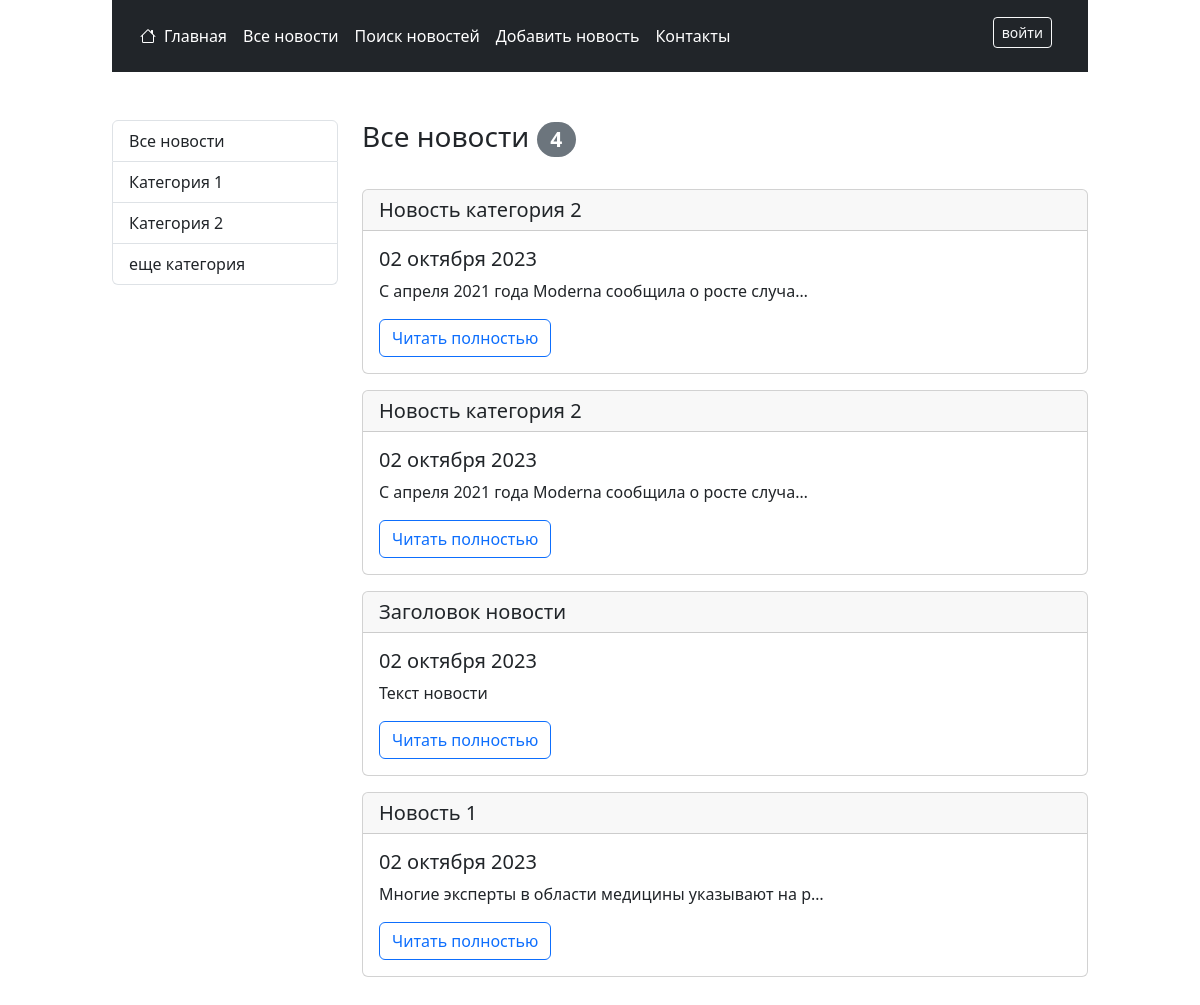
Page /news/ on the committed database.
### news/models.py (models this page shows, shortened)
class Category(models.Model):
    title = models.CharField(
        max_length=150, unique=True, null=False, help_text="Категория новостей"
    )
    subscribers = models.ManyToManyField(User)
    class Meta:
        verbose_name = "Категория"
        verbose_name_plural = "Категории"

class Post(models.Model):
    NEWS = "NWS"
    ARTICLE = "ART"
    CONTENT_TYPES = [
        (NEWS, "новость"),
        (ARTICLE, "статья"),
    ]
    title = models.CharField(max_length=255, null=False,
                             help_text="Заголовок новости")
    text = models.TextField(null=False, help_text="Текст новости")
    rating = models.IntegerField(default=0, help_text="Рейтинг новости")
    content_type = models.CharField(
        max_length=3,
        choices=CONTENT_TYPES,
        default=NEWS,
        help_text="Тип контента (новость/статья)",
    )
    created = models.DateTimeField(
        auto_now_add=True, help_text="Дата и время создания")
    author = models.ForeignKey("accounts.Author", on_delete=models.CASCADE)
    category = models.ManyToManyField(Category, through="PostCategory")
    class Meta:
        verbose_name = "Новость/статья"
        verbose_name_plural = "Новости/статьи"

### news/views.py (the view)
# urls.py: path('', PostList.as_view(), name = 'postList'),
class PostList(ListView):
    model = Post
    template_name = 'news/postList.html'
    context_object_name = 'posts'
    paginate_by = PAGINATOR_RANGE
    def get_context_data(self, *, object_list=None, **kwargs):
        context = super().get_context_data(**kwargs)
        context['categories'] = Category.objects.all()
        if 'category_pk' in self.kwargs:
            context['current_category'] = Category.objects.get(
                pk=self.kwargs['category_pk'])
        return (context)
    def get_queryset(self):
        posts = Post.objects.all().order_by('-created')
        if 'category_pk' in self.kwargs:
            posts = posts.filter(category__pk=self.kwargs['category_pk'])
        return posts

### news/templatetags/my_tags.py (called while the page is built)
@register.filter(name="censor")
def censor(value):
    file_name = os.path.join(STATICFILES_DIRS[0], 'dictionaries', 'censor.txt')
    if not os.path.exists(file_name):
        return value
    with open(file_name, "r", encoding='utf8') as file:
        censor_dict = file.read().split(', ')
    for word in censor_dict:
        value = str(value).replace(word, '*'*3)
    return value

@register.inclusion_tag('news/tag_show_post.html')
def show_post(post):
    return {"post": post}

### news/templates/news/postList.html (shortened to what this page needs)
{% extends 'layout.html' %}
{% load my_tags %}
{% block content %}
{% load cache %}
    <main class="row my-5">
        {% cache 600 category_menu %}
            <div class="col-md-3">
                <ul class="list-group">
                    <a href="{% url 'postList' %}" class="list-group-item list-group-item-action" aria-current="true">
                        Все новости
                    </a>
                    {% for category in categories %}
                        <a href="{% url 'postList' %}{{ category.pk }}" class="list-group-item list-group-item-action" aria-current="true">
                            {{ category.title }}
                        </a>
                    {% endfor %}
                </ul>
            </div>
        {% endcache %}
        {% cache 60 category current_category.pk %}
            <div class="col-md-9">
                <div class='row justify-content-between align-items-center mb-4'>
                    <h3 class="col-auto">
                        {% if current_category %}
                            {{ current_category }}
                        {% else %}
                            Все новости
                        {% endif %}
                        <span class="badge rounded-pill text-bg-secondary">{{ posts|length }}</span>
                    </h3>
                </div>
                {% if posts %}
                    {% for post in posts %}
                        {% show_post post %}
                    {% endfor %}
                {% else %}
                    <h5 class='text-center my-5'>Новостей нет ....</h5>
                {% endif %}
            </div>
        {% endcache %}
    </main>
{% endblock content %}

### templates/layout.html (shortened to what this page needs)
{% load static %}
<!doctype html>
<html lang="ru">
  <head>
    <link href="{% static 'boodstrap/css/bootstrap.min.css' %}" rel="stylesheet">
  </head>
  <body>
  {% load my_tags %}
  {% load cache %}
    <main class="container col-10">
        <header class="p-3 bg-dark text-white">
            <div class="container">
              <div class="col-auto d-flex flex-wrap align-items-center justify-content-center justify-content-lg-start">
                {% cache 600 navbar %}
                  <a href="/" class="d-flex align-items-center mb-2 mb-lg-0 text-white text-decoration-none">
                  </a>
                  <ul class="nav col-12 col-lg-auto me-lg-auto mb-2 justify-content-center mb-md-0">
                    <li><a href="/" class="nav-link px-2 text-white">Главная</a></li>
                    <li><a href="{% url 'postList' %}" class="nav-link px-2 text-white">Все новости</a></li>
                    <li><a href="{% url 'postSearch' %}" class="nav-link px-2 text-white">Поиск новостей</a></li>
                    <li><a href="{% url 'createPost' %}" class="nav-link px-2 text-white">Добавить новость</a></li>
                    <li><a href="№" class="nav-link px-2 text-white">Контакты</a></li>
                  </ul>
                {% endcache %}
                {% if request.user.is_authenticated %}
                  <div class="mb-2 align-self-lg-end">
                      {% if request.user|is_author %}
                        <svg xmlns="http://www.w3.org/2000/svg" width="16" height="16" fill="currentColor" class="bi bi-pen" viewBox="0 0 16 16">
                          <path d="m13.498.795.149-.149a1.207 1.207 0 1 1 1.707 1.708l-.149.148a1.5 1.5 0 0 1-.059 2.059L4.854 14.854a.5.5 0 0 1-.233.131l-4 1a.5.5 0 0 1-.606-.606l1-4a.5.5 0 0 1 .131-.232l9.642-9.642a.5.5 0 0 0-.642.056L6.854 4.854a.5.5 0 1 1-.708-.708L9.44.854A1.5 1.5 0 0 1 11.5.796a1.5 1.5 0 0 1 1.998-.001zm-.644.766a.5.5 0 0 0-.707 0L1.95 11.756l-.764 3.057 3.057-.764L14.44 3.854a.5.5 0 0 0 0-.708l-1.585-1.585z"/>
                        </svg>
                        <span class='mx-2'>{{ request.user.username }}</span>
                      {% else %}
                        <svg xmlns="http://www.w3.org/2000/svg" width="16" height="16" fill="currentColor" class="bi bi-person" viewBox="0 0 16 16">
                          <path d="M8 8a3 3 0 1 0 0-6 3 3 0 0 0 0 6Zm2-3a2 2 0 1 1-4 0 2 2 0 0 1 4 0Zm4 8c0 1-1 1-1 1H3s-1 0-1-1 1-4 6-4 6 3 6 4Zm-1-.004c-.001-.246-.154-.986-.832-1.664C11.516 10.68 10.289 10 8 10c-2.29 0-3.516.68-4.168 1.332-.678.678-.83 1.418-.832 1.664h10Z"/>
                        </svg>
                        <span class='mx-2'>{{ request.user.username }}</span>
                        <a href="{% url 'setAuthor' %}" role="button" class="btn btn-outline-light btn-sm">стать автором</a>
                      {% endif %}
                      <a href="/accounts/logout/" role="button" class="btn btn-outline-light btn-sm">выйти</a>
                  </div>
                {% else %}
                  <div class="mb-2 align-self-lg-end">
                    <a href="/accounts/login/" role="button" class="btn btn-outline-light btn-sm mx-2">войти</a>
                  </div>
                {% endif %}
              </div>
            </div>
        </header>
        {% block content %}
        {% endblock content %}
    </main>
  </body>
</html>

### news/templates/news/tag_show_post.html
{% load my_tags %}
<div class="card mb-3">
    <h5 class="card-header">{{ post.title|censor }}</h5>
    <div class="card-body">
      <h5 class="card-title">{{ post.created|date:'d E Y' }}</h5>
      <p class="card-text">{{ post.text|censor|truncatechars:50 }}</p>
      <a href="{% url 'onePost' post.pk %}" class="btn btn-outline-primary">Читать полностью</a>
    </div>
</div>

### templates/page_paginator.html (shortened to what this page needs)
{% load my_tags %}

### rows in the picture
Category: title "Категория 1"
Category: title "Категория 2"
Category: title "еще категория"
Post: title|censor "Новость категория 2", created "02 октября 2023", text|censor "С апреля 2021 года Moderna сообщила о росте случа…"
Post: title|censor "Новость категория 2", created "02 октября 2023", text|censor "С апреля 2021 года Moderna сообщила о росте случа…"
Post: title|censor "Заголовок новости", created "02 октября 2023", text|censor "Текст новости"
Post: title|censor "Новость 1", created "02 октября 2023", text|censor "Многие эксперты в области медицины указывают на р…"

### other values in the picture
{{ posts|length }} "4"
